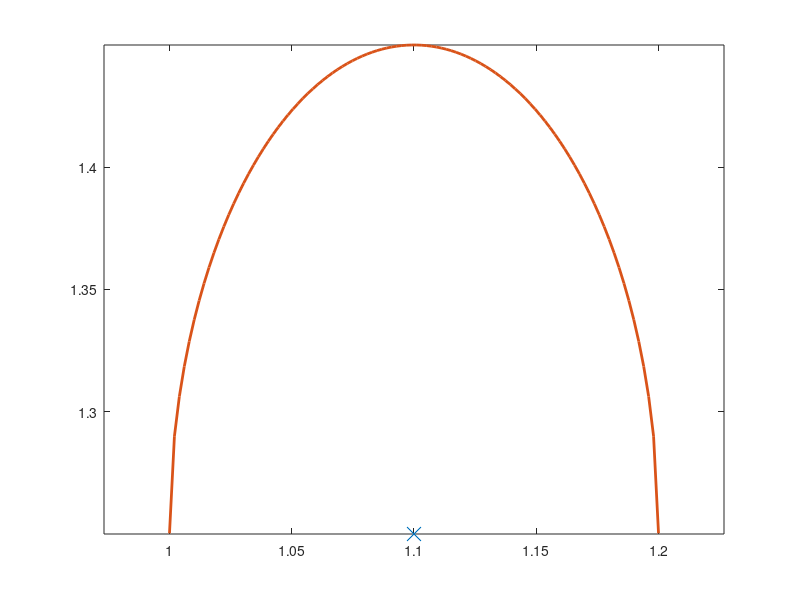

Write the MATLAB code that produced this figure. (Note: this script raises an error after producing the figure.)
clear variables; close all; clc


%% Ground truth
xTrue	= [1; 1];

%% Prior
xHat	= [1.1; 1.25];
PXX		= [(0.1)^2 0; 0 (0.2)^2];

%% Plot
figure;
plot(xHat(1), xHat(2), 'x', 'MarkerSize', 10); hold on; axis equal
xPlot	= linspace( (xHat(1) - (1-1E-6)*sqrt(PXX(1,1))), (xHat(1) + (1-1E-6)*sqrt(PXX(1,1))), 100 );
yPlot1	= sqrt(PXX(2,2)) * (1 - (xPlot - xHat(1)).^2 / PXX(1,1) ).^0.5 + xHat(2);
yPlot2	= -sqrt(PXX(2,2)) * (1 - (xPlot - xHat(1)).^2 / PXX(1,1) ).^0.5 + xHat(2);

plot(xPlot, yPlot1, 'LineWidth', 2);
ax = gca; ax.ColorOrderIndex = ax.ColorOrderIndex - 1;
plot(xPlot, yPlot2, 'LineWidth', 2);

make_nice_figures(gcf, gca, 14, [], '$x_1$', '$x_2$', 'Fisher Information', [], [], [-1 3.5], [-1 3.5])


%% Calculate FIM contours for one sensor

sensorMinRange	= 0.3;
sensorMaxRange	= 2;
rMeas			= (0.1)^2;

% sensor2			= [2.9; 1.0];
% sensor2			= [2.25; 2.25];
sensor2			= [1.6; 1.6];

nPoints = 100;
x1F = (linspace(-1, 3.5, nPoints))';
x2F = linspace(-1, 3.5, nPoints);
FIM = zeros(nPoints);

maxFIM = 0;
maxFIMLocation = [];

for m1 = 1:nPoints
	for m2 = 1:nPoints
		expRange1	= norm([x1F(m1); x2F(m2)] - xHat);
		expRange2	= norm(sensor2 - xHat);
		if (expRange1 <= sensorMaxRange) && (expRange1 >= sensorMinRange)
			FIM(m2, m1) = (1 / rMeas) *  det( (1 / expRange1^2) * [...
				(xHat(1) - x1F(m1))^2						(xHat(1) - x1F(m1))*(xHat(2) - x2F(m2))			
				(xHat(1) - x1F(m1))*(xHat(2) - x2F(m2))		(xHat(2) - x2F(m2))^2 ] + ...
				(1 / expRange2^2) * [... 
				(xHat(1) - sensor2(1))^2					(xHat(1) - sensor2(1))*(xHat(2) - sensor2(2))			
				(xHat(1) - sensor2(1))*(xHat(2) - sensor2(2))		(xHat(2) - sensor2(2))^2
				]);
		end

		if FIM(m2, m1) >= maxFIM
			maxFIM = FIM(m2, m1);
			maxFIMLocation = [x1F(m1); x2F(m2)];
		end
	end
end
surf(ax, x1F, x2F, FIM, 'LineStyle','none');
colorbar; view(2);

zMax	= max(FIM(:));

xPlot	= linspace( (xHat(1) - (1-1E-6)*(sensorMinRange)), (xHat(1) + (1-1E-6)*(sensorMinRange)), 100 );
yPlot1	= xHat(2) + (sensorMinRange^2 - (xPlot - xHat(1)).^2).^0.5;
yPlot2	= xHat(2) - (sensorMinRange^2 - (xPlot - xHat(1)).^2).^0.5;
plot3(xPlot, yPlot1, zMax*ones(length(xPlot), 1), 'LineWidth', 2);
ax = gca; ax.ColorOrderIndex = ax.ColorOrderIndex - 1;
plot3(xPlot, yPlot2, zMax*ones(length(xPlot), 1), 'LineWidth', 2);


xPlot	= linspace( (xHat(1) - (1-1E-6)*(sensorMaxRange)), (xHat(1) + (1-1E-6)*(sensorMaxRange)), 500 );
yPlot1	= xHat(2) + (sensorMaxRange^2 - (xPlot - xHat(1)).^2).^0.5;
yPlot2	= xHat(2) - (sensorMaxRange^2 - (xPlot - xHat(1)).^2).^0.5;
plot3(xPlot, yPlot1, zMax*ones(length(xPlot), 1), 'LineWidth', 2);
ax = gca; ax.ColorOrderIndex = ax.ColorOrderIndex - 1;
plot3(xPlot, yPlot2, zMax*ones(length(xPlot), 1), 'LineWidth', 2);

plot3(maxFIMLocation(1), maxFIMLocation(2), zMax, '.', 'MarkerSize', 20)
plot3(sensor2(1), sensor2(2), zMax, 'o', 'MarkerSize', 10)

%(xHat(1) - x1F(m1))*(xHat(2) - x2F(m2))

%% Mutual information

maxMI = 0;
maxMILocation = [];

MI = zeros(nPoints);
for m1 = 1:nPoints
	for m2 = 1:nPoints
		expRange1	= norm([x1F(m1); x2F(m2)] - xHat);
		expRange2	= norm(sensor2 - xHat);

		C	= [...
			(1 / expRange1)*[(xHat(1) - x1F(m1))		(xHat(2) - x2F(m2)) ]; ...
			(1 / expRange2)*[(xHat(1) - sensor2(1))		(xHat(2) - sensor2(2)) ] ...
			];
		PZZ	= C * PXX * C' + rMeas*eye(2);
		PXZ	= PXX*C';
		PJoint = [PXX PXZ; PXZ' PZZ];

		if (expRange1 <= sensorMaxRange) && (expRange1 >= sensorMinRange)
			MI(m2, m1) = 0.5*log( det(PXX) * det(PZZ) / det(PJoint) );
		end

		if MI(m2, m1) >= maxMI
			maxMI = MI(m2, m1);
			maxMILocation = [x1F(m1); x2F(m2)];
		end
	end
end


zMax	= max(MI(:));


figure;
plot(xHat(1), xHat(2), 'x', 'MarkerSize', 10); hold on; axis equal
xPlot	= linspace( (xHat(1) - (1-1E-6)*sqrt(PXX(1,1))), (xHat(1) + (1-1E-6)*sqrt(PXX(1,1))), 100 );
yPlot1	= sqrt(PXX(2,2)) * (1 - (xPlot - xHat(1)).^2 / PXX(1,1) ).^0.5 + xHat(2);
yPlot2	= -sqrt(PXX(2,2)) * (1 - (xPlot - xHat(1)).^2 / PXX(1,1) ).^0.5 + xHat(2);

plot(xPlot, yPlot1, 'LineWidth', 2);
ax = gca; ax.ColorOrderIndex = ax.ColorOrderIndex - 1;
plot(xPlot, yPlot2, 'LineWidth', 2);

make_nice_figures(gcf, gca, 14, [], '$x_1$', '$x_2$', 'Mutual Information', [], [], [-1 3.5], [-1 3.5])

surf(ax, x1F, x2F, MI, 'LineStyle','none');
colorbar; view(2);
plot3(maxMILocation(1), maxMILocation(2), zMax, '.', 'MarkerSize', 20)
plot3(sensor2(1), sensor2(2), zMax, 'o', 'MarkerSize', 10)


%% KL Divergence (2 sensors, 1 fixed)

KLDPosterior = zeros(nPoints);
maxKLD = 0;
maxKLDLocation = [];

for m1 = 1:nPoints
	for m2 = 1:nPoints
		expRange1	= norm([x1F(m1); x2F(m2)] - xHat);
		expRange2	= norm(sensor2 - xHat);

		C	= [...
			(1 / expRange1)*[(xHat(1) - x1F(m1))		(xHat(2) - x2F(m2)) ]; ...
			(1 / expRange2)*[(xHat(1) - sensor2(1))		(xHat(2) - sensor2(2)) ] ...
			];
		PZZ	= C * PXX * C' + rMeas*eye(2);
		PXZ	= PXX*C';
		L	= PXZ / PZZ;
		postP	= (eye(2) - L*C)*PXX;

		if (expRange1 <= sensorMaxRange) && (expRange1 >= sensorMinRange)
			KLDPosterior(m2, m1) = 0.5*( log( det(postP) / det(PXX) ) - 2 + ...
				trace((L'/postP)*L*PZZ) + trace(postP\PXX) );
		end

		if KLDPosterior(m2, m1) >= maxKLD
			maxKLD = KLDPosterior(m2, m1);
			maxKLDLocation = [x1F(m1); x2F(m2)];
		end
	end
end



zMax	= max(KLDPosterior(:));


figure;
plot(xHat(1), xHat(2), 'x', 'MarkerSize', 10); hold on; axis equal
xPlot	= linspace( (xHat(1) - (1-1E-6)*sqrt(PXX(1,1))), (xHat(1) + (1-1E-6)*sqrt(PXX(1,1))), 100 );
yPlot1	= sqrt(PXX(2,2)) * (1 - (xPlot - xHat(1)).^2 / PXX(1,1) ).^0.5 + xHat(2);
yPlot2	= -sqrt(PXX(2,2)) * (1 - (xPlot - xHat(1)).^2 / PXX(1,1) ).^0.5 + xHat(2);

plot(xPlot, yPlot1, 'LineWidth', 2);
ax = gca; ax.ColorOrderIndex = ax.ColorOrderIndex - 1;
plot(xPlot, yPlot2, 'LineWidth', 2);

make_nice_figures(gcf, gca, 14, [], '$x_1$', '$x_2$', 'KL Divergence', [], [], [-1 3.5], [-1 3.5])

surf(ax, x1F, x2F, KLDPosterior, 'LineStyle','none');
colorbar; view(2);
plot3(maxKLDLocation(1), maxKLDLocation(2), zMax, '.', 'MarkerSize', 20)
plot3(sensor2(1), sensor2(2), zMax, 'o', 'MarkerSize', 10)

